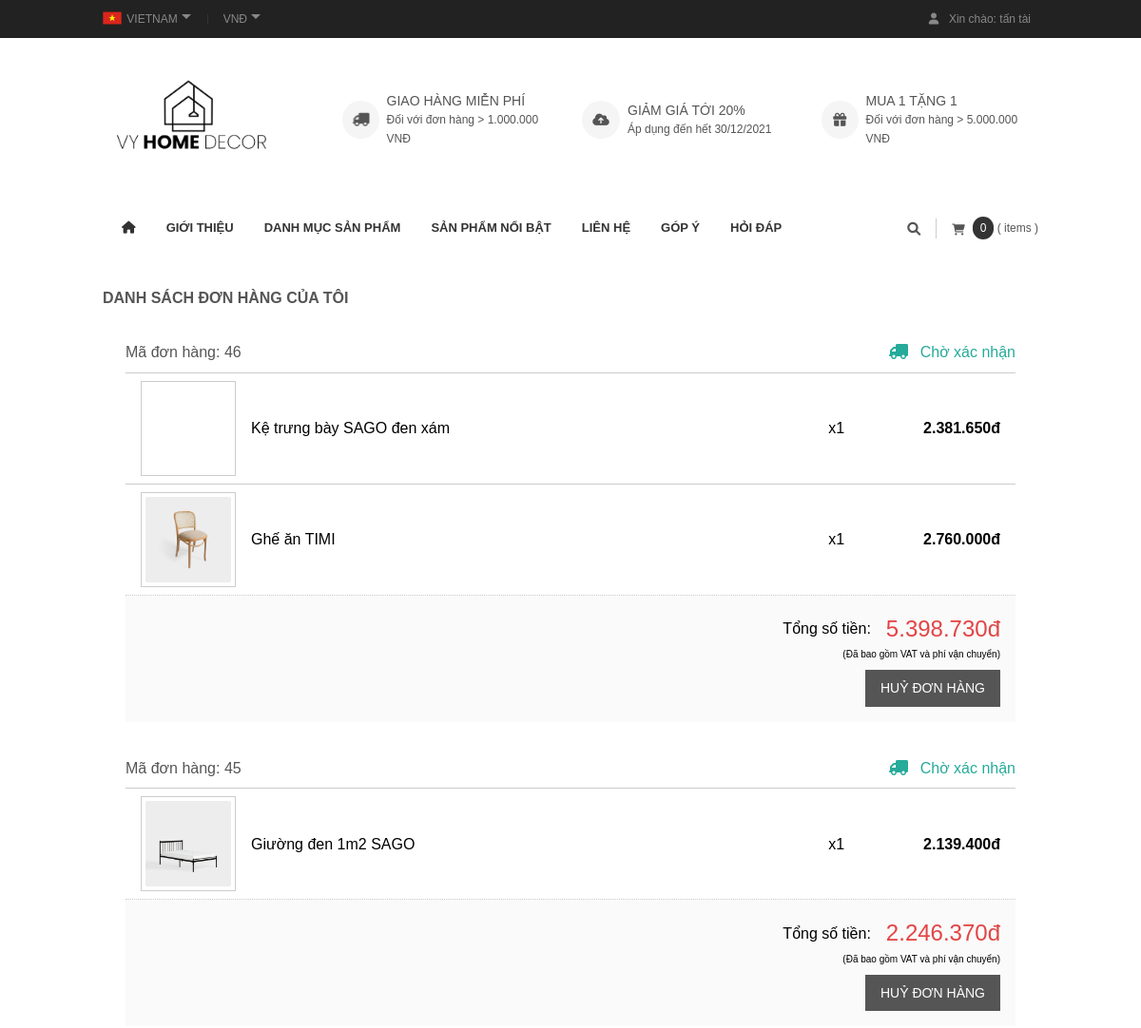
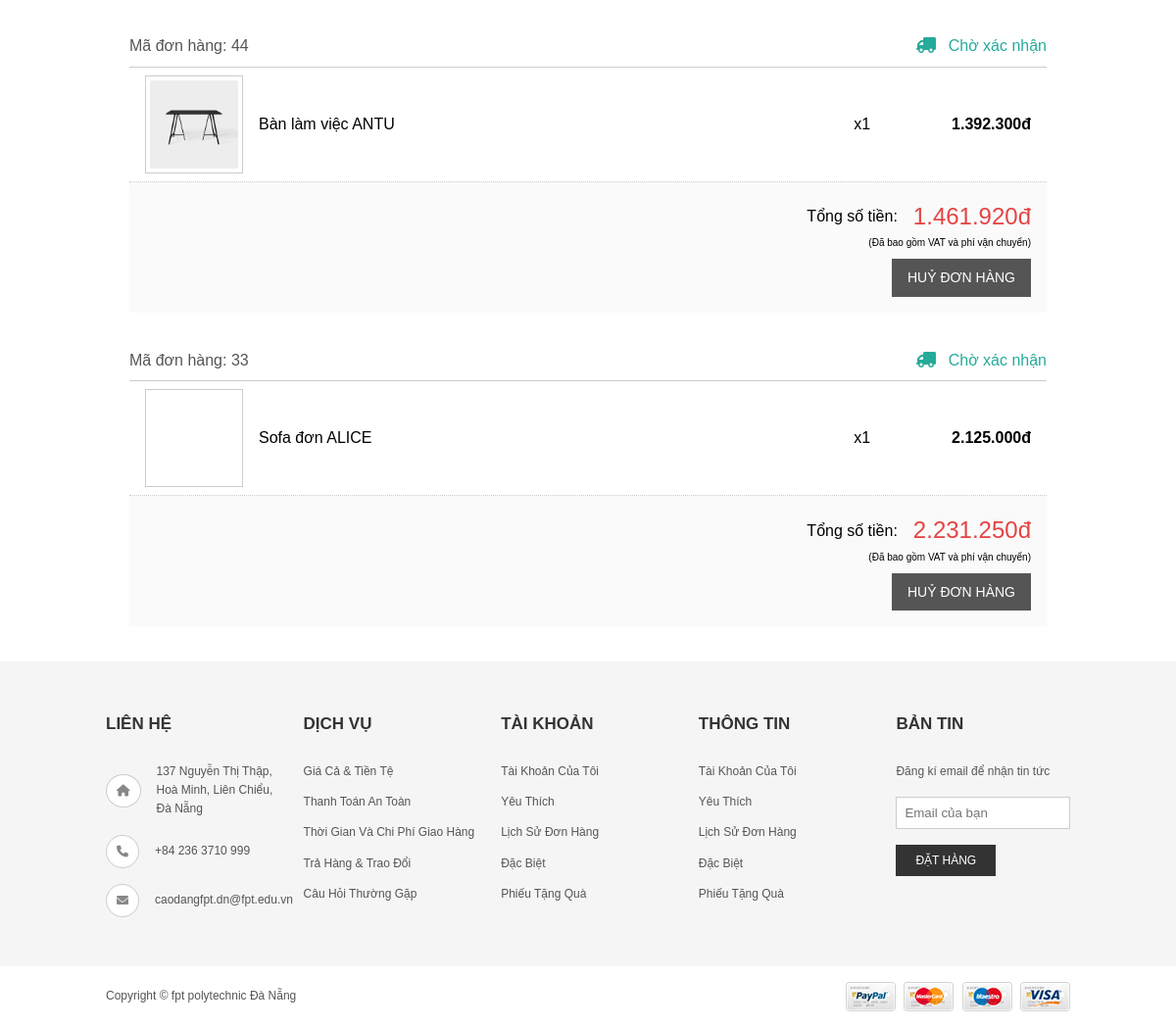
Page /index.php?act=mybill (signed in) on the earlier database version (2 pictures, top to bottom).
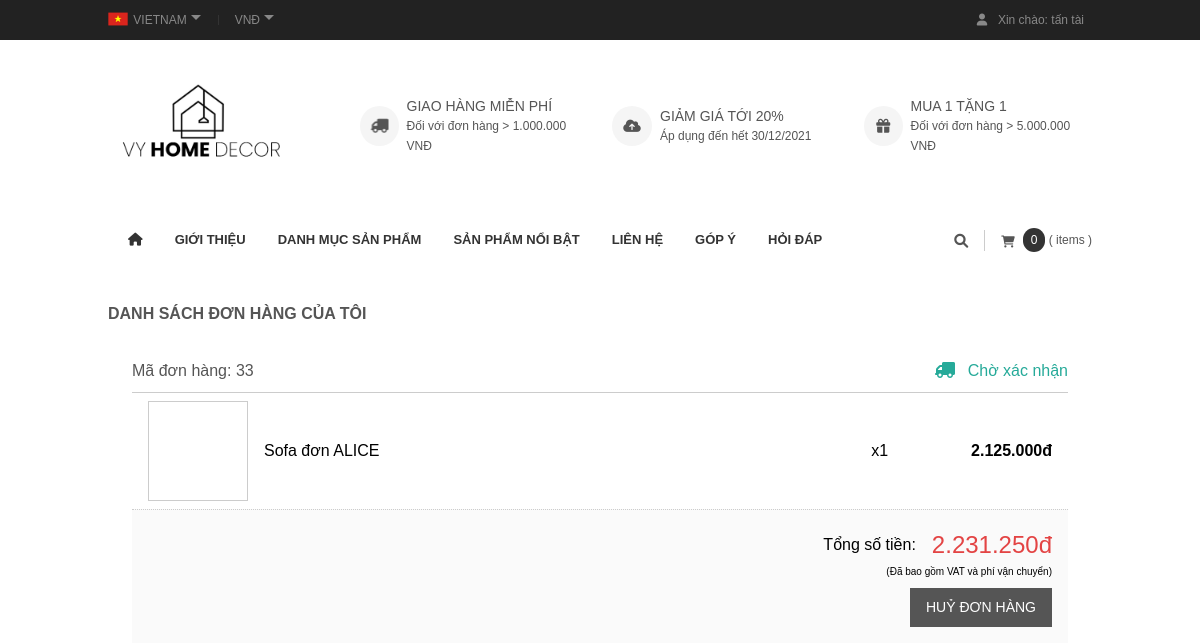
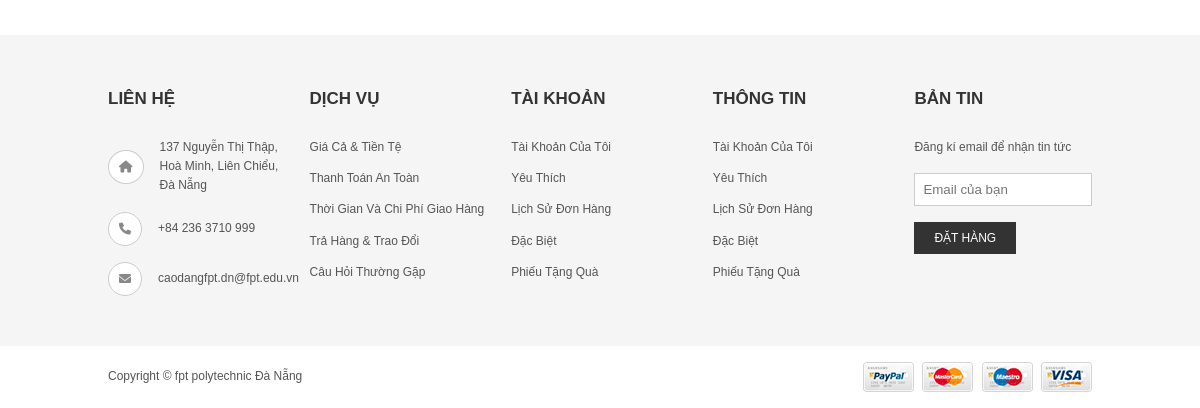
Same page on the later database version (2 pictures, top to bottom).
### tables this page shows
CREATE TABLE `tbl_bill` (
  `billId` int(10) NOT NULL,
  `custId` int(10) NOT NULL,
  `date` varchar(30) NOT NULL,
  `payMethod` varchar(255) NOT NULL COMMENT '0:cod,1:momo ,2:vietelPay ,3:zalo',
  `billCustName` varchar(30) NOT NULL,
  `billTotal` float NOT NULL,
  `billStatus` varchar(255) NOT NULL,
  `billAddress` varchar(255) NOT NULL,
  `billPhone` varchar(30) NOT NULL,
  `billEmail` varchar(30) NOT NULL,
  `billTransportFee` float NOT NULL,
  `billVAT` float NOT NULL
);

CREATE TABLE `tbl_bill_detail` (
  `billId` int(10) NOT NULL,
  `prodId` int(10) NOT NULL,
  `prodName` varchar(255) NOT NULL,
  `quantity` int(10) NOT NULL,
  `price` float NOT NULL,
  `image` text NOT NULL
);

CREATE TABLE `tbl_product` (
  `prodId` int(10) NOT NULL,
  `prodName` varchar(255) NOT NULL,
  `prodDesc` text NOT NULL,
  `quantity` int(10) NOT NULL,
  `price` float NOT NULL,
  `image` text NOT NULL,
  `imageSmall` text NOT NULL,
  `dateInput` date NOT NULL,
  `view` int(10) NOT NULL,
  `type` int(10) NOT NULL,
  `cateChildId` int(10) NOT NULL,
  `cateId` int(10) NOT NULL,
  `discount` float DEFAULT NULL
);

### model/pdo.php (called while the page is built, shortened)
<?php
function pdo_get_connection()
{   $servername="localhost";
    $username='root';
    $password='';
    try{
        $dburl="mysql:host=$servername;dbname=vyhomedecor; charset=utf8";
        $conn = new PDO($dburl,$username,$password);
        $conn->setAttribute(PDO::ATTR_ERRMODE,PDO::ERRMODE_EXCEPTION);
        return $conn;
        }
        catch(PDOException $e){
            return "lỗi kết nối :". $e->getMessage();
        }
}
function pdo_query($sql){
    $sql_args = array_slice(func_get_args(),1);
    try{
        $conn =pdo_get_connection();
        $stmt =$conn->prepare($sql);
        $stmt -> execute($sql_args);
        $row =$stmt->fetchAll();
        return $row;
    }catch(PDOException $e){
        throw $e;
    }
    finally{
        unset($conn);
    }
}
?>

### model/customer.php (called while the page is built, shortened)
<?php
include_once 'pdo.php';
function loadAll_customer(){
    $sql="SELECT * FROM tbl_customer order by custId DESC";
    $listcustomer=pdo_query($sql);
    return $listcustomer;
}
?>

### model/bill.php (called while the page is built, shortened)
<?php
function loadAll_bill_custId($custId){
    $sql="SELECT * FROM tbl_bill WHERE custId = $custId order by billId desc";
    return pdo_query($sql);
}
function loadOne_bill($billId)
{
    $sql = "SELECT tbl_bill_detail.*,tbl_product.prodName,tbl_product.image FROM tbl_bill_detail,tbl_product where tbl_product.prodId=tbl_bill_detail.prodId and billId=$billId";
    return pdo_query($sql);
}
?>

### view/mybill.php (the view, shortened to what the changed rows need)
<div class="grid wide">
    <div class="mybill">
        <?php
            if (isset($_SESSION['login']['login']) == true) {
                $account= $_SESSION['login'];
                $listmybill = loadAll_bill_custId($account['custId']);
            }
        ?>
        <?php
            if(empty($listmybill)){
        ?>
        <div class="mybill--nobill">
            <img src="./images/bill/no-bill.png" alt="" class="mybill--nobill__img">
            <p class="mybill--nobill__heading">Chưa có đơn hàng nào</p>
        </div>
        <?php
            } else {
        ?>
        <ul class="mybill__list">
        <?php
           foreach ($listmybill as $value) {
               extract($value);
               $loadOne_mybill = loadOne_bill($billId);
        ?>
            <li class="mybill__item">
                <div class="mybill__status">
                    <p class="mybill__status-info">Mã đơn hàng: <?=$billId?></p>
                    <?php
                        if($billStatus == 4) {
                    ?>
                        <p class="mybill__status-desc remove"><i class="fas fa-truck mybill__status-icon"></i>
                        <?php
                            if($billStatus==0){
                                echo "Chờ xác nhận";
                            }else if($billStatus==1){
                                echo "Đang xử lý";
                            }else if($billStatus==2){
                                echo "Đang giao hàng";
                            }else if($billStatus==3){
                                echo "Giao hàng thành công";
                            }else{
                                echo "Đã bị huỷ";
                        }
                        ?>
                        </p>
                    <?php } else {?>
                    <p class="mybill__status-desc"><i class="fas fa-truck mybill__status-icon"></i>
                    <?php
                                if($billStatus==0){
                                    echo "Chờ xác nhận";
                                }else if($billStatus==1){
                                    echo "Đang xử lý";
                                }else if($billStatus==2){
                                    echo "Đang giao hàng";
                                }else if($billStatus==3){
                                    echo "Giao hàng thành công";
                                }else{
                                    echo "Đã bị huỷ";
                                }
                            ?>
                </p>
                <?php } ?>
                </div>
                <?php
                   foreach ($loadOne_mybill as $mybill) {
                       extract($mybill);
                ?>
                <div class="mybill__info">
                    <div class="mybill__info-product">
                        <a href="#" class="mybill__link">
                            <img src="<?= BASE_URL ?>uploads/<?= $image ?>" alt="" class="mybill__img">
                        </a>
                        <span class="mybill__name"><?=$prodName?></span>
                    </div>
                    <div class="mybill__info-price">
                        <span class="mybill__quantity">x<?=$quantity?></span>
                        <span class="mybill__price"><?=number_format (($price * $quantity), 0, ',', '.')?>đ</span>
                    </div>
                </div>
                <?php } ?>
                <div class="mybill__control">
                    <div class="mybill__total">
                        <p class="mybill__total-title">Tổng số tiền: </p>
                        <p class="mybill__total-price"><?=number_format ($billTotal, 0, ',', '.')?>đ </p>
                    </div>
                    <p class="mess_total">(Đã bao gồm VAT và phí vận chuyển)</p>
                    <?php
                        if($billStatus == 0) {
                    ?>
                        <a href="index.php?act=mybill&remove&billId=<?=$billId?>" onclick="return confirm('Xác nhận Huỷ đơn hàng ? Mã đơn hàng:<?=$billId?>')" class="mybill__control-btn">Huỷ đơn hàng</a>
                    <?php } ?>
                </div>
            </li>
            <?php } ?>
        <?php } ?>
        </ul>
    </div>
</div>

Differences in the rows shown:
removed tbl_bill: billId "46", billStatus "0" (drawn), billTotal "5.398.730"
removed tbl_bill_detail: prodId.prodName "Kệ trưng bày SAGO đen xám", quantity "1", $price * $quantity "2.381.650", shown under "46"
removed tbl_bill_detail: prodId.image (picture), prodId.prodName "Ghế ăn TIMI", quantity "1", $price * $quantity "2.760.000", shown under "46"
removed tbl_bill: billId "45", billStatus "0" (drawn), billTotal "2.246.370"
removed tbl_bill_detail: prodId.image (picture), prodId.prodName "Giường đen 1m2 SAGO", quantity "1", $price * $quantity "2.139.400", shown under "45"
removed tbl_bill: billId "44", billStatus "0" (drawn), billTotal "1.461.920"
removed tbl_bill_detail: prodId.image (picture), prodId.prodName "Bàn làm việc ANTU", quantity "1", $price * $quantity "1.392.300", shown under "44"
